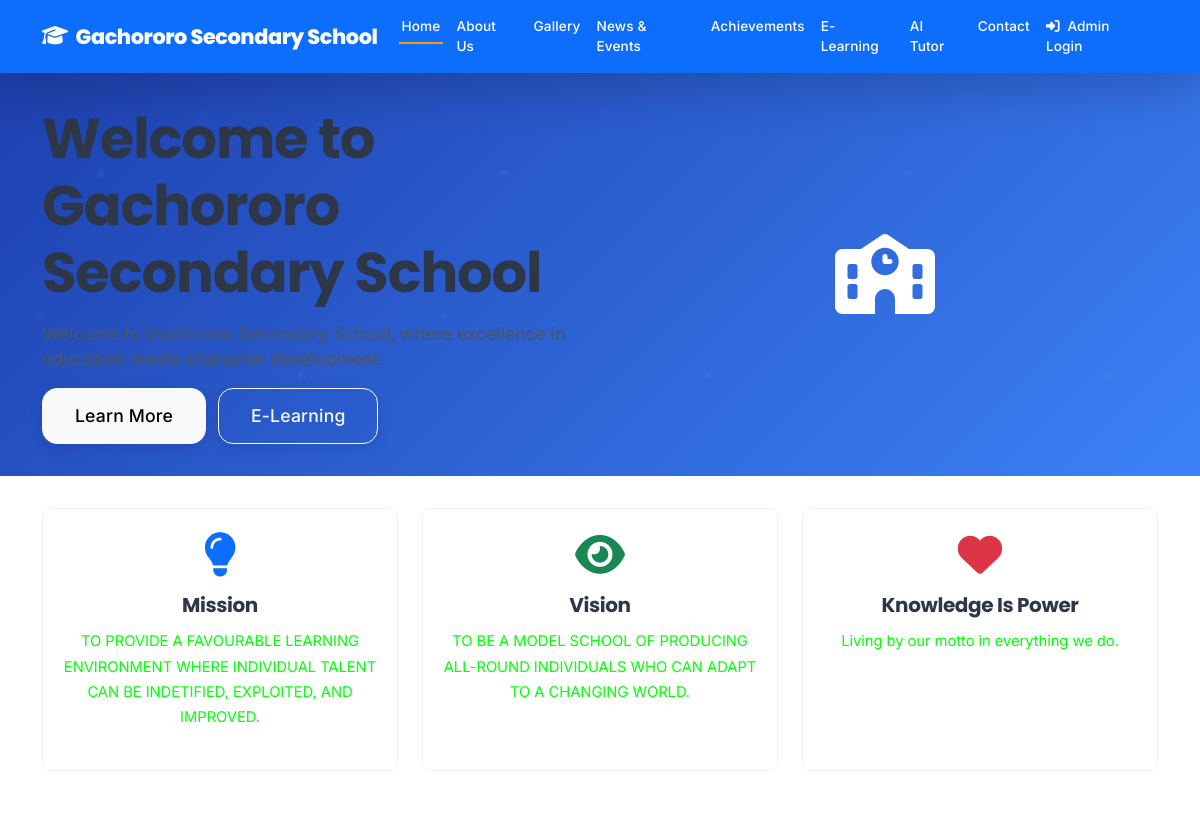
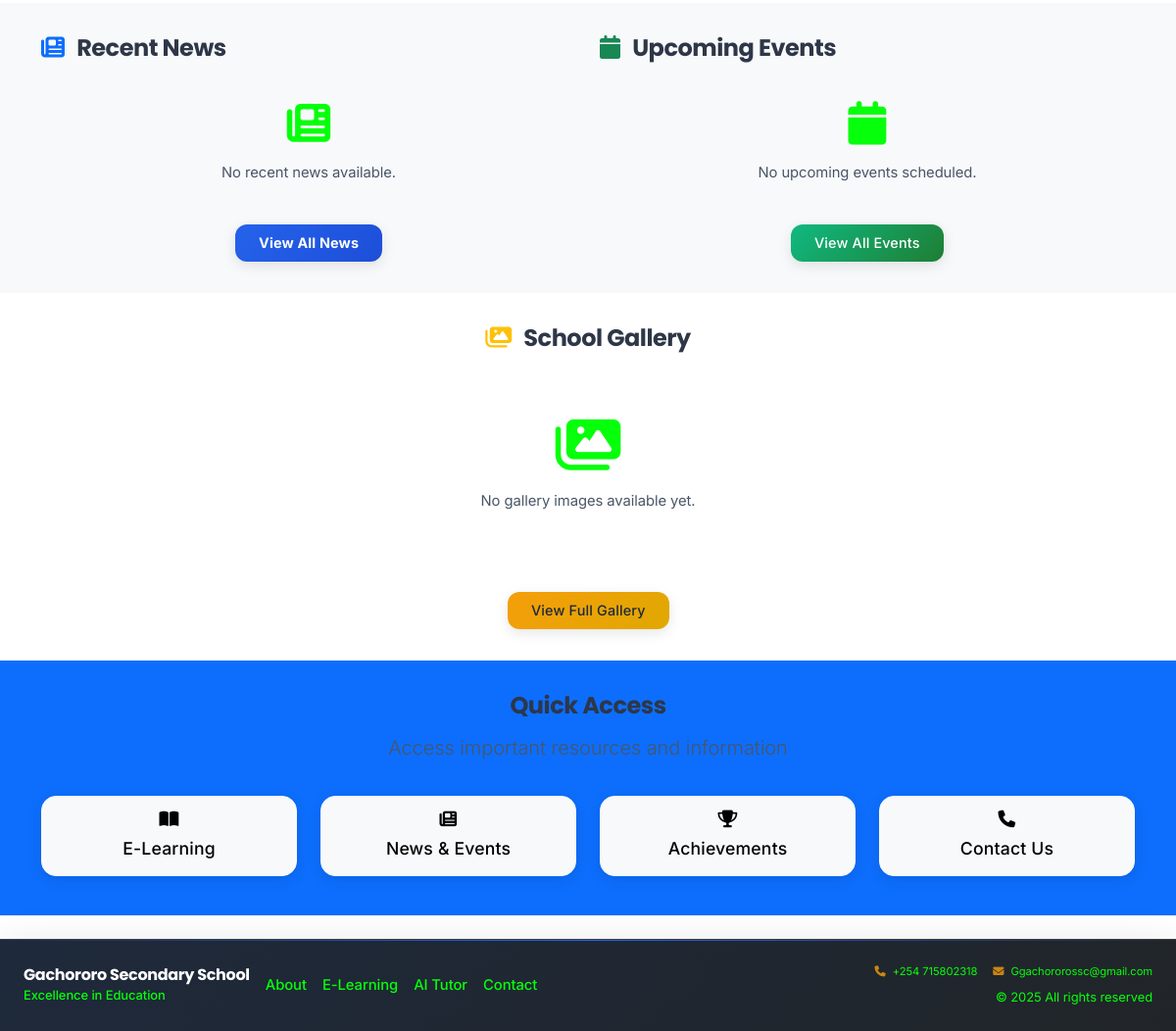
The page / on the database its author committed (2 pictures, top to bottom).
### models.py (models this page shows, shortened)
class SchoolContent(db.Model):
    id = db.Column(db.Integer, primary_key=True)
    school_name = db.Column(db.String(200), default='Gachororo Secondary School')
    principal_message = db.Column(db.Text)
    mission = db.Column(db.Text)
    vision = db.Column(db.Text)
    motto = db.Column(db.String(200))
    history = db.Column(db.Text)
    achievements = db.Column(db.Text)
    contact_address = db.Column(db.Text)
    contact_phone = db.Column(db.String(50))
    contact_email = db.Column(db.String(120))
    date_updated = db.Column(db.DateTime, default=datetime.utcnow, onupdate=datetime.utcnow)

### app.py (the view)
@app.route('/')
def index():
    content = SchoolContent.query.first()
    recent_news = NewsEvent.query.filter_by(type='news').order_by(NewsEvent.date_created.desc()).limit(3).all()
    upcoming_events = NewsEvent.query.filter_by(type='event').order_by(NewsEvent.date_created.desc()).limit(3).all()
    gallery_images = GalleryImage.query.order_by(GalleryImage.date_uploaded.desc()).limit(6).all()
    return render_template('index.html',
                         content=content,
                         recent_news=recent_news,
                         upcoming_events=upcoming_events,
                         gallery_images=gallery_images)

### app.py (called while the page is built)
@app.context_processor
def inject_global_vars():
    try:
        current_theme = ThemeSettings.query.filter_by(is_active=True).first()
        theme_name = current_theme.theme_name if current_theme else 'blue'
        active_video = VideoSettings.query.filter_by(is_active=True).first()
        return {
            'current_theme': theme_name,
            'active_video': active_video
        }
    except:
        return {
            'current_theme': 'blue',
            'active_video': None
        }

### templates/index.html (shortened to what this page needs)
{% extends "base.html" %}
{% block content %}
<section class="hero-section bg-primary text-white py-minimal">
    <div class="container">
        <div class="row align-items-center">
            <div class="col-lg-6">
                <h1 class="display-4 fw-bold mb-3">Welcome to Gachororo Secondary School</h1>
                {% if content and content.principal_message %}
                    <p class="lead-compact mb-3">{{ content.principal_message }}</p>
                {% else %}
                    <p class="lead-compact mb-3">Nurturing minds, building character, and shaping tomorrow's leaders through quality education and holistic development.</p>
                {% endif %}
                <div class="d-flex gap-minimal">
                    <a href="{{ url_for('about') }}" class="btn btn-light btn-lg">Learn More</a>
                    <a href="{{ url_for('elearning') }}" class="btn btn-outline-light btn-lg">E-Learning</a>
                </div>
            </div>
            <div class="col-lg-6 text-center">
                <div class="hero-image">
                    <i class="fas fa-school display-1"></i>
                </div>
            </div>
        </div>
    </div>
</section>
<section class="py-minimal">
    <div class="container">
        <div class="row text-center">
            <div class="col-md-4 mb-3">
                <div class="value-card h-100">
                    <div class="value-icon mb-3">
                        <i class="fas fa-lightbulb fa-3x text-primary"></i>
                    </div>
                    <h4>{% if content and content.mission %}Mission{% else %}Excellence{% endif %}</h4>
                    <p class="text-muted">
                        {% if content and content.mission %}
                            {{ content.mission }}
                        {% else %}
                            Committed to providing quality education that empowers students to reach their full potential.
                        {% endif %}
                    </p>
                </div>
            </div>
            <div class="col-md-4 mb-3">
                <div class="value-card h-100">
                    <div class="value-icon mb-3">
                        <i class="fas fa-eye fa-3x text-success"></i>
                    </div>
                    <h4>{% if content and content.vision %}Vision{% else %}Innovation{% endif %}</h4>
                    <p class="text-muted">
                        {% if content and content.vision %}
                            {{ content.vision }}
                        {% else %}
                            Embracing modern teaching methods and technology to enhance the learning experience.
                        {% endif %}
                    </p>
                </div>
            </div>
            <div class="col-md-4 mb-3">
                <div class="value-card h-100">
                    <div class="value-icon mb-3">
                        <i class="fas fa-heart fa-3x text-danger"></i>
                    </div>
                    <h4>{% if content and content.motto %}{{ content.motto }}{% else %}Character{% endif %}</h4>
                    <p class="text-muted">
                        {% if content and content.motto %}
                            Living by our motto in everything we do.
                        {% else %}
                            Building strong moral values and integrity in all our students.
                        {% endif %}
                    </p>
                </div>
            </div>
        </div>
    </div>
</section>
<section class="py-minimal bg-light">
    <div class="container">
        <div class="row">
            <div class="col-md-6">
                <h3 class="mb-3">
                    <i class="fas fa-newspaper text-primary me-2"></i>
                    Recent News
                </h3>
                {% if recent_news %}
                    {% for news in recent_news %}
                        <div class="card card-compact mb-2">
                            <div class="card-body">
                                <h6 class="card-title">{{ news.title }}</h6>
                                <p class="card-text text-muted small">
                                    {{ news.content[:100] }}{% if news.content|length > 100 %}...{% endif %}
                                </p>
                                <small class="text-muted">{{ news.date_created.strftime('%B %d, %Y') }}</small>
                            </div>
                        </div>
                    {% endfor %}
                {% else %}
                    <div class="text-center text-muted py-4">
                        <i class="fas fa-newspaper fa-3x mb-3"></i>
                        <p>No recent news available.</p>
                    </div>
                {% endif %}
                <div class="text-center">
                    <a href="{{ url_for('news') }}" class="btn btn-primary">View All News</a>
                </div>
            </div>
            <div class="col-md-6">
                <h3 class="mb-3">
                    <i class="fas fa-calendar text-success me-2"></i>
                    Upcoming Events
                </h3>
                {% if upcoming_events %}
                    {% for event in upcoming_events %}
                        <div class="card card-compact mb-2">
                            <div class="card-body">
                                <h6 class="card-title">{{ event.title }}</h6>
                                <p class="card-text text-muted small">
                                    {{ event.content[:100] }}{% if event.content|length > 100 %}...{% endif %}
                                </p>
                                <small class="text-muted">{{ event.date_created.strftime('%B %d, %Y') }}</small>
                            </div>
                        </div>
                    {% endfor %}
                {% else %}
                    <div class="text-center text-muted py-4">
                        <i class="fas fa-calendar fa-3x mb-3"></i>
                        <p>No upcoming events scheduled.</p>
                    </div>
                {% endif %}
                <div class="text-center">
                    <a href="{{ url_for('news') }}" class="btn btn-success">View All Events</a>
                </div>
            </div>
        </div>
    </div>
</section>
<section class="py-minimal">
    <div class="container">
        <div class="row">
            <div class="col-12">
                <h3 class="text-center mb-3">
                    <i class="fas fa-images text-warning me-2"></i>
                    School Gallery
                </h3>
            </div>
        </div>
        {% if gallery_images %}
            <div class="row">
                {% for image in gallery_images %}
                    <div class="col-md-4 mb-3">
                        <div class="card gallery-card">
                            <img src="{{ url_for('gallery_file', filename=image.filename) }}"
                                 class="card-img-top gallery-img"
                                 alt="{{ image.title or 'School Image' }}">
                            {% if image.title %}
                                <div class="card-body">
                                    <h6 class="card-title">{{ image.title }}</h6>
                                    {% if image.description %}
                                        <p class="card-text text-muted small">{{ image.description }}</p>
                                    {% endif %}
                                </div>
                            {% endif %}
                        </div>
                    </div>
                {% endfor %}
            </div>
        {% else %}
            <div class="text-center text-muted py-5">
                <i class="fas fa-images fa-4x mb-3"></i>
                <p>No gallery images available yet.</p>
            </div>
        {% endif %}
        <div class="text-center mt-3">
            <a href="{{ url_for('gallery') }}" class="btn btn-warning">View Full Gallery</a>
        </div>
    </div>
</section>
<section class="py-minimal bg-primary text-white">
    <div class="container">
        <div class="row text-center">
            <div class="col-12 mb-3">
                <h3>Quick Access</h3>
                <p class="lead">Access important resources and information</p>
            </div>
        </div>
        <div class="row">
            <div class="col-md-3 mb-2">
                <a href="{{ url_for('elearning') }}" class="btn btn-light btn-lg w-100 py-2">
                    <i class="fas fa-book-open d-block mb-2"></i>
                    E-Learning
                </a>
            </div>
            <div class="col-md-3 mb-2">
                <a href="{{ url_for('news') }}" class="btn btn-light btn-lg w-100 py-2">
                    <i class="fas fa-newspaper d-block mb-2"></i>
                    News & Events
                </a>
            </div>
            <div class="col-md-3 mb-2">
                <a href="{{ url_for('achievements') }}" class="btn btn-light btn-lg w-100 py-2">
                    <i class="fas fa-trophy d-block mb-2"></i>
                    Achievements
                </a>
            </div>
            <div class="col-md-3 mb-2">
                <a href="{{ url_for('contact') }}" class="btn btn-light btn-lg w-100 py-2">
                    <i class="fas fa-phone d-block mb-2"></i>
                    Contact Us
                </a>
            </div>
        </div>
    </div>
</section>
{% endblock %}

### static/css/style.css (style rules this page uses)
:root { --primary-color: #2563eb; --primary-dark: #1d4ed8; --secondary-color: #64748b; --success-color: #10b981; --info-color: #0ea5e9; --warning-color: #f59e0b; --danger-color: #ef4444; --light-color: #f8fafc; --dark-color: #1e293b; --school-primary: #1e40af; --school-secondary: #059669; --school-accent: #f59e0b; --school-gradient: linear-gradient(135deg, #1e40af 0%, #3b82f6 100%); --school-bg-light: #eff6ff; --font-family-primary: 'Inter', 'Poppins', -apple-system, BlinkMacSystemFont, 'Segoe UI', system-ui, sans-serif; --font-family-heading: 'Poppins', 'Inter', -apple-system, BlinkMacSystemFont, 'Segoe UI', system-ui, sans-serif; --font-size-base: 0.925rem; --line-height-base: 1.5; }
[data-theme="blue"] { --school-primary: #1e40af; --school-secondary: #059669; --school-accent: #f59e0b; --school-gradient: linear-gradient(135deg, #1e40af 0%, #3b82f6 100%); --school-bg-light: #eff6ff; --primary-color: #2563eb; --primary-dark: #1d4ed8; }
body { font-family: var(--font-family-primary); line-height: var(--line-height-base); color: var(--dark-color); background-color: #ffffff; overflow-x: hidden; font-weight: 400; font-size: var(--font-size-base); letter-spacing: -0.005em; }
h1, h2, h3, h4, h5, h6 { font-family: var(--font-family-heading); font-weight: 700; line-height: 1.2; margin-bottom: 0.75rem; letter-spacing: -0.02em; }
h1 { font-size: 2.25rem; font-weight: 800; }
h3 { font-size: 1.5rem; font-weight: 600; }
h4 { font-size: 1.25rem; font-weight: 600; }
.display-1, .display-2, .display-3, .display-4 { font-weight: 700; line-height: 1.2; }
.hero-section { background: linear-gradient(135deg, #1e40af 0%, #3b82f6 50%, #6366f1 100%); position: relative; overflow: hidden; }
.hero-section::before { content: ''; position: absolute; top: 0; left: 0; right: 0; bottom: 0; opacity: 0.6; z-index: 1; }
.hero-section .container { position: relative; z-index: 2; }
.hero-image { animation: float 6s ease-in-out infinite; }
.value-card { padding: 1.5rem 1rem; text-align: center; transition: var(--transition-base); height: 100%; border: 1px solid rgba(0,0,0,0.05); border-radius: 8px; }
.value-icon { margin-bottom: 1.5rem; transition: var(--transition-base); }
.btn { font-weight: 500; border-radius: 6px; transition: var(--transition-base); text-decoration: none; position: relative; overflow: hidden; padding: 0.5rem 1rem; font-size: 0.9rem; }
.btn-primary { background: linear-gradient(135deg, var(--primary-color) 0%, var(--primary-dark) 100%); border: none; box-shadow: var(--shadow-sm); }
.btn-success { background: linear-gradient(135deg, var(--success-color) 0%, #1e7e34 100%); border: none; box-shadow: var(--shadow-sm); }
.btn-warning { background: linear-gradient(135deg, var(--warning-color) 0%, #e0a800 100%); border: none; color: var(--dark-color); box-shadow: var(--shadow-sm); }
.py-minimal { padding-top: 2rem !important; padding-bottom: 2rem !important; }
.gap-minimal { gap: 0.75rem !important; }
.lead-compact { font-size: 1.1rem !important; line-height: 1.4 !important; margin-bottom: 1rem !important; font-weight: 500 !important; }
.btn { font-family: var(--font-family-primary) !important; font-weight: 500 !important; letter-spacing: 0.01em !important; }
.card, .btn, .form-control { will-change: transform; }
.hero-section, .page-header { will-change: background-position; }
[data-theme="blue"] .hero-section { background: var(--school-gradient); }
.btn { position: relative; overflow: hidden; border-radius: 12px !important; transition: all 0.3s cubic-bezier(0.4, 0, 0.2, 1) !important; box-shadow: 0 4px 14px rgba(0,0,0,0.1) !important; }
.btn::before { content: ''; position: absolute; top: 0; left: -100%; width: 100%; height: 100%; background: linear-gradient(90deg, transparent, rgba(255,255,255,0.2), transparent); transition: left 0.5s; }
.btn-primary { font-weight: 700 !important; }
.btn-lg { padding: 0.875rem 2rem !important; font-size: 1.1rem !important; border-radius: 15px !important; }

### templates/base.html (style rules this page uses)
.text-muted { color: #06ff0a !important; }
.btn { transition: all 0.3s ease; border-radius: 50px; padding: 0.5rem 1.5rem; font-weight: 500; }
h1, h2, h3, h4, h5, h6 { font-weight: 700; color: #2d3748; }
p { color: #4a5568; line-height: 1.7; }
html { scroll-behavior: smooth; }

### rows shown on the page
SchoolContent: principal_message "Welcome to Gachororo Secondary School, where excellence in education meets character development.", mission "TO PROVIDE A FAVOURABLE LEARNING ENVIRONMENT WHERE INDIVIDUAL TALENT CAN BE INDETIFIED, EXPLOITED, AND IMPROVED.", vision "TO BE A MODEL SCHOOL OF PRODUCING ALL-ROUND INDIVIDUALS WHO CAN ADAPT TO A CHANGING WORLD.", motto "Knowledge Is Power"

### other values the page prints
{{ moment().year if moment else '2025' }} "2025"
